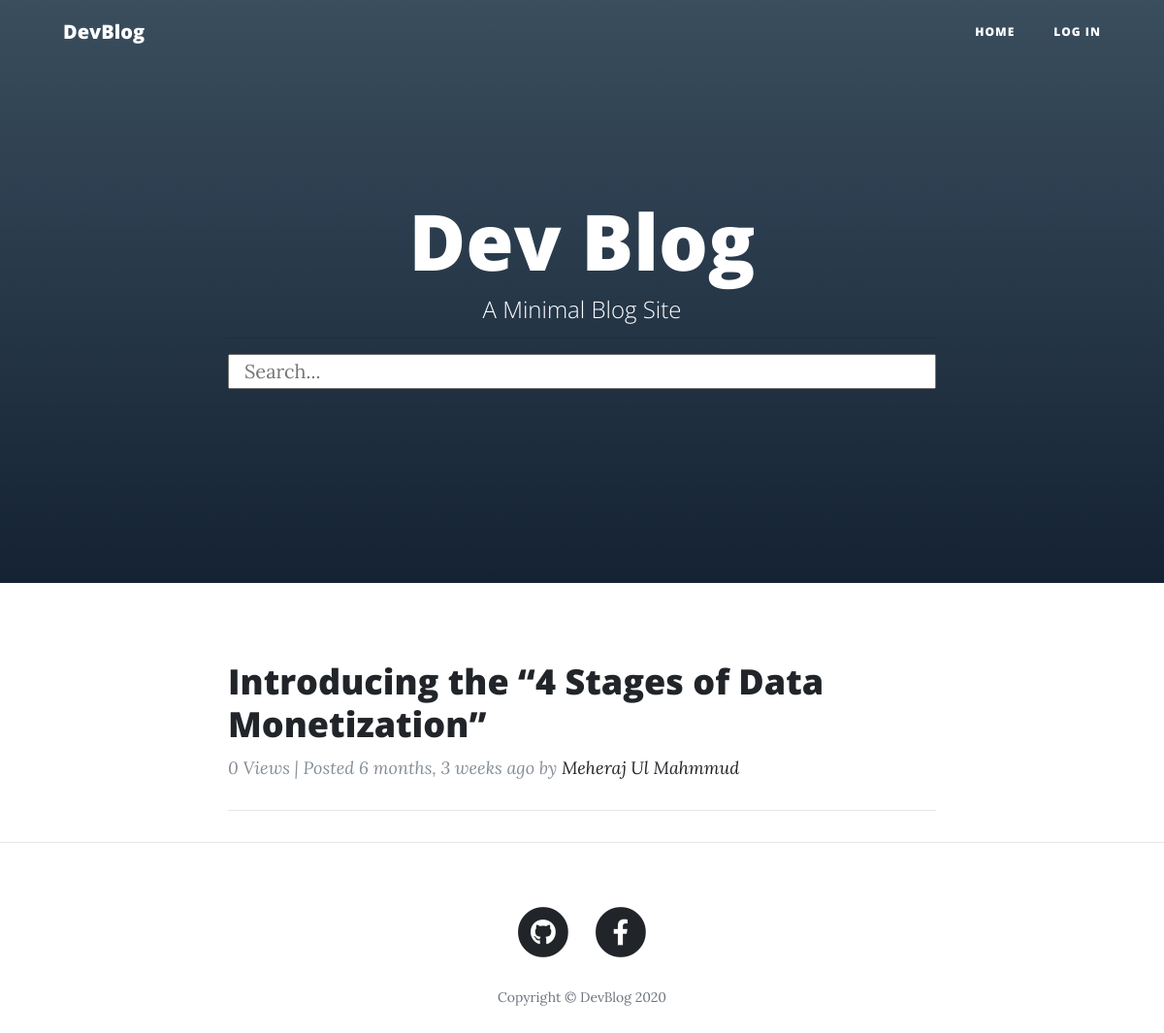
The page / on the database its author committed.
### blog/models.py (models this page shows, shortened)
class BlogModel(models.Model):
    author = models.ForeignKey(User, null=True, blank=True, on_delete=models.CASCADE)
    blog_title = models.CharField(max_length=255)
    blog_subtitle = models.CharField(max_length=255, null=True, blank=True)
    blog_content = RichTextField()
    blog_image = models.ImageField(null=True, blank=True)
    date_posted = models.DateTimeField(auto_now_add=True)
    slug = models.SlugField(unique=True, null=True, blank=True)
    totalViewCount = models.IntegerField(null=True, blank=True, default=0)

### user/models.py (models this page shows, shortened)
class User(AbstractBaseUser):
    email = models.EmailField(max_length=255, unique=True)
    name = models.CharField(max_length=255)
    date_joined = models.DateTimeField(auto_now_add=True)
    is_active = models.BooleanField(default=True)
    is_staff = models.BooleanField(default=False)
    is_admin = models.BooleanField(default=False)
    USERNAME_FIELD = 'email'
    REQUIRED_FIELDS = ['name']  # Email & Password are required by default.
    objects = MyUserManager()

### blog/views.py (the view)
# urls.py: path('', blog_home_view, name='blog-home'),
def blog_home_view(request):
    blogs = BlogModel.objects.order_by('-date_posted')
    blog_search = request.GET.get('q')
    paginator = Paginator(blogs, 5)
    page = request.GET.get('page', 1)
    try:
        blogs = paginator.page(page)
    except PageNotAnInteger:
        blogs = paginator.page(1)
    except EmptyPage:
        blogs = paginator.page(paginator.num_pages)
    context = {
        'blogs': blogs,
        'blog_search': blog_search,
    }
    return render(request, 'blog/blog-home.html', context)

### templates/blog/blog-home.html (shortened to what this page needs)
{% extends "base.html" %}
{% load static %}
{% block content %}
<header class="masthead" style="background-image: linear-gradient(to top, #09203f 0%, #537895 100%);">
    <div class="overlay"></div>
    <div class="container">
        <div class="row">
            <div class="col-lg-8 col-md-10 mx-auto">
                <div class="site-heading">
                    <h1>Dev Blog</h1>
                    <span class="subheading">A Minimal Blog Site</span>
                    <hr/>
                    <form method="GET">
                        <input type="text" name="q" placeholder="Search..."
                               class="col-lg-12">
                    </form>
                </div>
            </div>
        </div>
    </div>
</header>
<div class="container">
    <div class="row">
        <div class="col-lg-8 col-md-10 mx-auto">
            {% for blog in blogs %}
            <div class="post-preview">
                <a href="{% url 'blog-details' blog.slug %}">
                    <h2 class="post-title">
                        {{ blog.blog_title }}
                    </h2>
                </a>
                <p class="post-meta">
                    {{ blog.totalViewCount }} View{{ blog.totalViewCount|pluralize }} | Posted
                    <i>{{ blog.date_posted | timesince }} ago</i> by
                    <a href="{% url 'blogs' blog.author.id %}">{{ blog.author.name }}</a>
                </p>
            </div>
            <hr>
            {% endfor %}
        </div>
    </div>
</div>
{% endblock %}

### rows shown on the page
BlogModel: blog_title "Introducing the “4 Stages of Data Monetization”", totalViewCount "0", date_posted "6 months, 3 weeks", author.name "Meheraj Ul Mahmmud"
